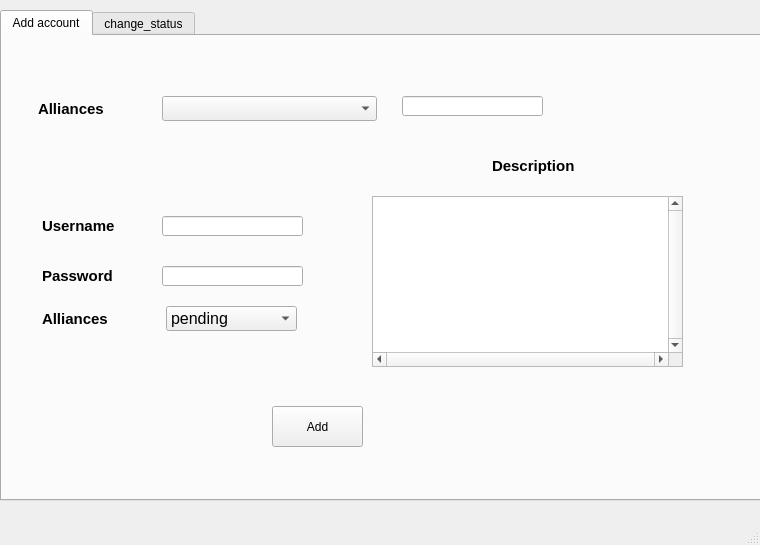
<?xml version="1.0" encoding="UTF-8"?>
<ui version="4.0">
 <class>MainWindow</class>
 <widget class="QMainWindow" name="MainWindow">
  <property name="geometry">
   <rect>
    <x>0</x>
    <y>0</y>
    <width>760</width>
    <height>545</height>
   </rect>
  </property>
  <property name="windowTitle">
   <string>Alliances</string>
  </property>
  <widget class="QWidget" name="centralwidget">
   <widget class="QTabWidget" name="tabWidget">
    <property name="geometry">
     <rect>
      <x>0</x>
      <y>10</y>
      <width>761</width>
      <height>491</height>
     </rect>
    </property>
    <property name="currentIndex">
     <number>0</number>
    </property>
    <widget class="QWidget" name="tab">
     <attribute name="title">
      <string>Add account</string>
     </attribute>
     <widget class="QPushButton" name="pushButton">
      <property name="geometry">
       <rect>
        <x>270</x>
        <y>370</y>
        <width>91</width>
        <height>41</height>
       </rect>
      </property>
      <property name="text">
       <string>Add</string>
      </property>
     </widget>
     <widget class="QLabel" name="label">
      <property name="geometry">
       <rect>
        <x>36</x>
        <y>60</y>
        <width>68</width>
        <height>25</height>
       </rect>
      </property>
      <property name="font">
       <font>
        <pointsize>11</pointsize>
        <weight>75</weight>
        <bold>true</bold>
       </font>
      </property>
      <property name="text">
       <string>Alliances</string>
      </property>
     </widget>
     <widget class="QComboBox" name="comboBox1">
      <property name="geometry">
       <rect>
        <x>160</x>
        <y>60</y>
        <width>215</width>
        <height>25</height>
       </rect>
      </property>
      <property name="font">
       <font>
        <pointsize>12</pointsize>
       </font>
      </property>
     </widget>
     <widget class="QLineEdit" name="lineEdit2">
      <property name="geometry">
       <rect>
        <x>160</x>
        <y>180</y>
        <width>141</width>
        <height>20</height>
       </rect>
      </property>
      <property name="text">
       <string/>
      </property>
     </widget>
     <widget class="QLabel" name="label_51">
      <property name="geometry">
       <rect>
        <x>40</x>
        <y>180</y>
        <width>91</width>
        <height>20</height>
       </rect>
      </property>
      <property name="font">
       <font>
        <pointsize>11</pointsize>
        <weight>75</weight>
        <bold>true</bold>
       </font>
      </property>
      <property name="text">
       <string>Username</string>
      </property>
     </widget>
     <widget class="QLineEdit" name="lineEdit3">
      <property name="geometry">
       <rect>
        <x>160</x>
        <y>230</y>
        <width>141</width>
        <height>20</height>
       </rect>
      </property>
      <property name="text">
       <string/>
      </property>
     </widget>
     <widget class="QLabel" name="label_52">
      <property name="geometry">
       <rect>
        <x>40</x>
        <y>230</y>
        <width>91</width>
        <height>20</height>
       </rect>
      </property>
      <property name="font">
       <font>
        <pointsize>11</pointsize>
        <weight>75</weight>
        <bold>true</bold>
       </font>
      </property>
      <property name="text">
       <string>Password</string>
      </property>
     </widget>
     <widget class="QLineEdit" name="lineEdit1">
      <property name="geometry">
       <rect>
        <x>400</x>
        <y>60</y>
        <width>141</width>
        <height>20</height>
       </rect>
      </property>
      <property name="text">
       <string/>
      </property>
     </widget>
     <widget class="QComboBox" name="comboBox1_2">
      <property name="geometry">
       <rect>
        <x>164</x>
        <y>270</y>
        <width>131</width>
        <height>25</height>
       </rect>
      </property>
      <property name="font">
       <font>
        <pointsize>12</pointsize>
       </font>
      </property>
      <item>
       <property name="text">
        <string>pending</string>
       </property>
      </item>
      <item>
       <property name="text">
        <string>Approved</string>
       </property>
      </item>
      <item>
       <property name="text">
        <string>rejected</string>
       </property>
      </item>
     </widget>
     <widget class="QLabel" name="label_2">
      <property name="geometry">
       <rect>
        <x>40</x>
        <y>270</y>
        <width>68</width>
        <height>25</height>
       </rect>
      </property>
      <property name="font">
       <font>
        <pointsize>11</pointsize>
        <weight>75</weight>
        <bold>true</bold>
       </font>
      </property>
      <property name="text">
       <string>Alliances</string>
      </property>
     </widget>
     <widget class="QTextBrowser" name="textBrowser1">
      <property name="geometry">
       <rect>
        <x>370</x>
        <y>160</y>
        <width>311</width>
        <height>171</height>
       </rect>
      </property>
      <property name="font">
       <font>
        <pointsize>12</pointsize>
       </font>
      </property>
      <property name="verticalScrollBarPolicy">
       <enum>Qt::ScrollBarAlwaysOn</enum>
      </property>
      <property name="horizontalScrollBarPolicy">
       <enum>Qt::ScrollBarAlwaysOn</enum>
      </property>
      <property name="sizeAdjustPolicy">
       <enum>QAbstractScrollArea::AdjustIgnored</enum>
      </property>
      <property name="lineWrapMode">
       <enum>QTextEdit::NoWrap</enum>
      </property>
     </widget>
     <widget class="QLabel" name="label_53">
      <property name="geometry">
       <rect>
        <x>490</x>
        <y>120</y>
        <width>91</width>
        <height>20</height>
       </rect>
      </property>
      <property name="font">
       <font>
        <pointsize>11</pointsize>
        <weight>75</weight>
        <bold>true</bold>
       </font>
      </property>
      <property name="text">
       <string>Description</string>
      </property>
     </widget>
    </widget>
    <widget class="QWidget" name="tab_2">
     <attribute name="title">
      <string>change_status</string>
     </attribute>
     <widget class="QComboBox" name="comboBox1_3">
      <property name="geometry">
       <rect>
        <x>174</x>
        <y>60</y>
        <width>215</width>
        <height>25</height>
       </rect>
      </property>
      <property name="font">
       <font>
        <pointsize>12</pointsize>
       </font>
      </property>
     </widget>
     <widget class="QLabel" name="label_3">
      <property name="geometry">
       <rect>
        <x>50</x>
        <y>60</y>
        <width>68</width>
        <height>25</height>
       </rect>
      </property>
      <property name="font">
       <font>
        <pointsize>11</pointsize>
        <weight>75</weight>
        <bold>true</bold>
       </font>
      </property>
      <property name="text">
       <string>Alliances</string>
      </property>
     </widget>
     <widget class="QTableView" name="tableView_2">
      <property name="geometry">
       <rect>
        <x>170</x>
        <y>130</y>
        <width>381</width>
        <height>171</height>
       </rect>
      </property>
     </widget>
     <widget class="QLabel" name="label_4">
      <property name="geometry">
       <rect>
        <x>50</x>
        <y>150</y>
        <width>68</width>
        <height>25</height>
       </rect>
      </property>
      <property name="font">
       <font>
        <pointsize>11</pointsize>
        <weight>75</weight>
        <bold>true</bold>
       </font>
      </property>
      <property name="text">
       <string>Accounts</string>
      </property>
     </widget>
     <widget class="QLabel" name="label_5">
      <property name="geometry">
       <rect>
        <x>46</x>
        <y>340</y>
        <width>68</width>
        <height>25</height>
       </rect>
      </property>
      <property name="font">
       <font>
        <pointsize>11</pointsize>
        <weight>75</weight>
        <bold>true</bold>
       </font>
      </property>
      <property name="text">
       <string>Status</string>
      </property>
     </widget>
     <widget class="QComboBox" name="comboBox1_4">
      <property name="geometry">
       <rect>
        <x>170</x>
        <y>340</y>
        <width>131</width>
        <height>25</height>
       </rect>
      </property>
      <property name="font">
       <font>
        <pointsize>12</pointsize>
       </font>
      </property>
     </widget>
     <widget class="QPushButton" name="pushButton_2">
      <property name="geometry">
       <rect>
        <x>280</x>
        <y>400</y>
        <width>75</width>
        <height>31</height>
       </rect>
      </property>
      <property name="text">
       <string>change</string>
      </property>
     </widget>
     <widget class="QComboBox" name="comboBox1_6">
      <property name="geometry">
       <rect>
        <x>360</x>
        <y>340</y>
        <width>131</width>
        <height>25</height>
       </rect>
      </property>
      <property name="font">
       <font>
        <pointsize>12</pointsize>
       </font>
      </property>
      <item>
       <property name="text">
        <string>pending</string>
       </property>
      </item>
      <item>
       <property name="text">
        <string>Approved</string>
       </property>
      </item>
      <item>
       <property name="text">
        <string>rejected</string>
       </property>
      </item>
     </widget>
    </widget>
   </widget>
  </widget>
  <widget class="QMenuBar" name="menubar">
   <property name="geometry">
    <rect>
     <x>0</x>
     <y>0</y>
     <width>760</width>
     <height>21</height>
    </rect>
   </property>
  </widget>
  <widget class="QStatusBar" name="statusbar"/>
 </widget>
 <resources/>
 <connections/>
</ui>
